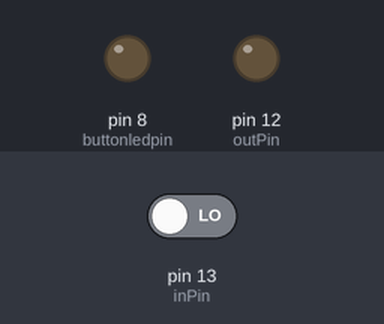
Bench run of a sketch on a simulated Arduino Uno, built with avr-gcc and run on an emulated ATmega328P. Shown: output pins drawn as LEDs (lit = HIGH). Inputs (shaded band) come from the test bench; at power-on: pin 13 (inPin) LOW.

Above: at 1.3 s.
1.4 s: pin 13 (inPin) driven HIGH
At 3.4 s:
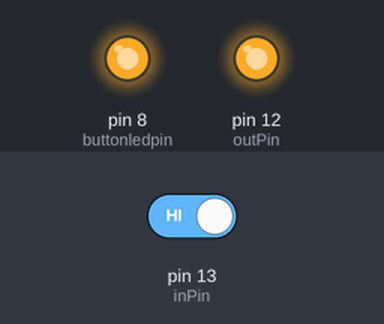
3.8 s: pin 13 (inPin) driven LOW
At 5.2 s:
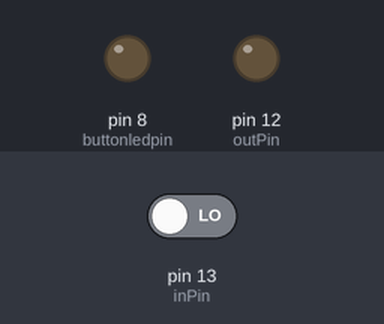
Timing chart, 0 to 6.8 s (numbered marks = the images above; inputs shaded):
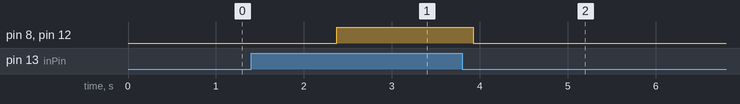

The sketch:

buttonPress.ino
```cpp
/* switch
 *
 * Each time the input pin goes from LOW to HIGH (e.g. because of a push-button
 * press), the output pin is toggled from LOW to HIGH or HIGH to LOW.  There's
 * a minimum delay between toggles to debounce the circuit (i.e. to ignore
 * noise).
 *
 * David A. Mellis
 * 21 November 2006
 */

int inPin = 13;         // the number of the input pin
int outPin = 12;       // the number of the output pin
int buttonledpin = 8;

int ttrigger = 0;

void setup()
{
  pinMode(inPin, INPUT);
  pinMode(outPin, OUTPUT);
  pinMode(buttonledpin, OUTPUT);
}

void loop()
{
  ttrigger = 0;

  do{
      delay(250);
      ttrigger += 250 ;

  }while(ttrigger < 1000 && digitalRead(inPin));

  if (digitalRead(inPin)) {

      digitalWrite(buttonledpin, HIGH);
      digitalWrite(outPin, HIGH);
      delay(25);

  }
  else {

      digitalWrite(buttonledpin, LOW);
      digitalWrite(outPin, LOW);
      delay(25);

  }

}
```

Measured:
- after the input at 1.4 s, pin 8 (buttonledpin), pin 12 (outPin): LOW → HIGH after 0.98 s
- after the input at 3.8 s, pin 8 (buttonledpin), pin 12 (outPin): HIGH → LOW after 0.13 s
